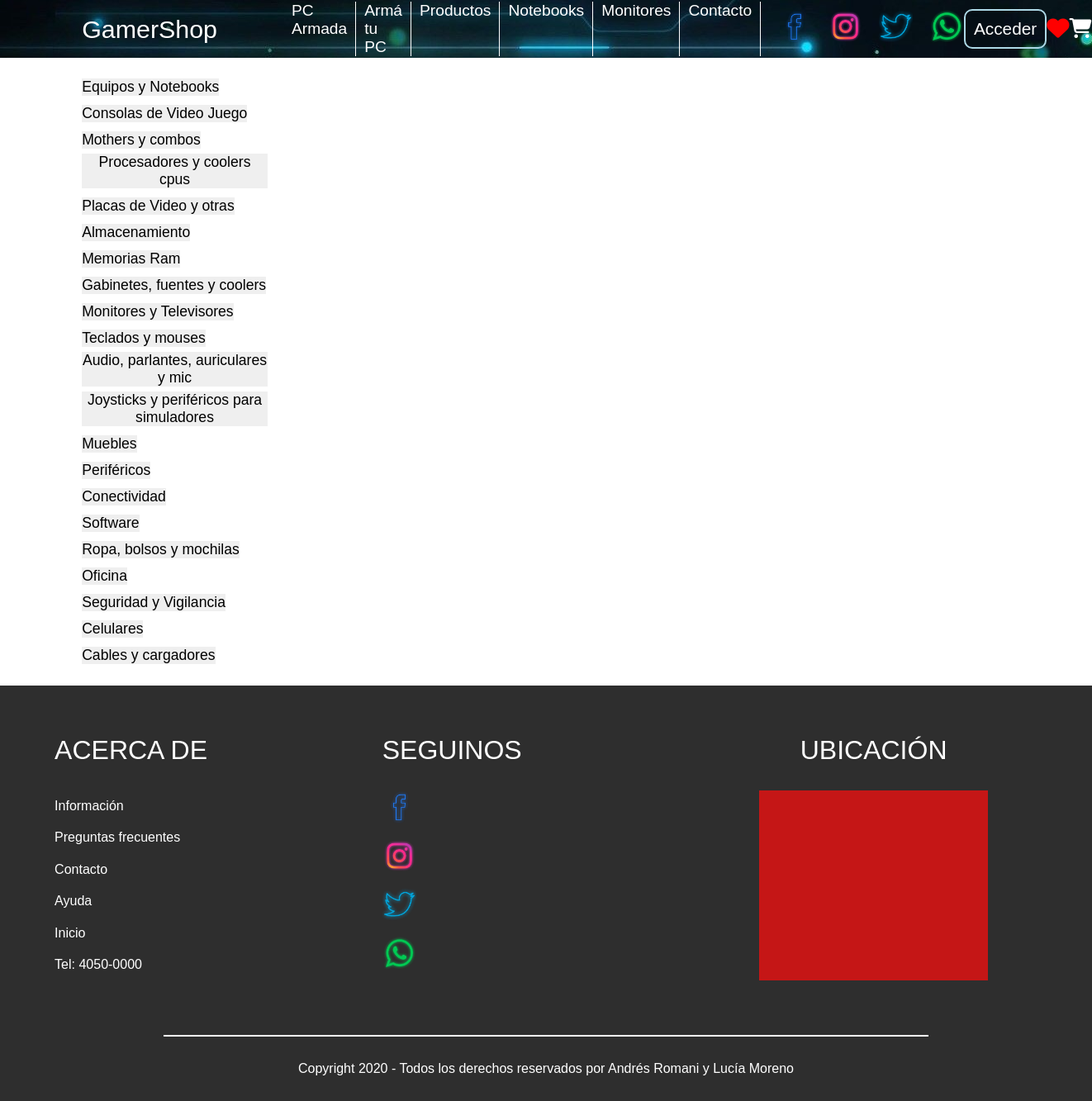
/?page=productos, run on the app's committed database.
### tables this page shows
CREATE TABLE `categorias` (
  `categoria_id` int(11) NOT NULL,
  `nombre` varchar(55) NOT NULL
);

### productos.php (the view, shortened to what this page needs)
<div class="cont-productos">
    <ul class="categorias">
    <?php
    try {
        $sql = "SELECT * FROM categorias";
        $stmt = $conexion -> prepare($sql);
        $stmt -> execute();
        while ($categoria = $stmt -> fetch()) {
        ?>
        <li>
            <button class="category"><?php echo $categoria['nombre'] ?></button>
        </li>
        <?php
        }
    }
    catch (PDOException $e) {
        echo "Error: " . $e.getMessage();
    }
    ?>
    </ul>
    <div class="productos">
    </div>
</div>

### header.php (shortened to what this page needs)
<!DOCTYPE html>
<html lang="en">
<head>
    <link rel="stylesheet" href="css/styles.css">
</head>
<body>
    <header>
        <div>
            <div class="logo">
                <a href="./?page=inicio">GamerShop</a>
            </div>
            <nav class="menu">
                <a href="#">PC Armada</a>
                <a href="#">Armá tu PC</a>
                <a href="./?page=productos">Productos</a>
                <a href="#">Notebooks</a>
                <a href="#">Monitores</a>
                <a href="./?page=formulario">Contacto</a>
            </nav>
            <div class="redes">
                <a href="#"><img src="img/facebook.png" height="40px" alt=""></a>
                <a href="#"><img src="img/instagram.png" height="40px" alt=""></a>
                <a href="#"><img src="img/twitter.png" height="40px" alt=""></a>
                <a href="#"><img src="img/wpp.png" height="40px" alt=""></a>
            </div>
            <div class="botones">
                <a href="#" class="btn-acceder">Acceder</a>
                <a href="#" style="font-size: 1.7em; color: red;
                "><i class="fas fa-heart"></i></a>
                <a href="#" style="font-size: 1.5em;"><i class="fas fa-shopping-cart"></i></a>
            </div>
        </div>
    </header>

### index.php
<?php
include "functions.php";
include "header.php";
?>
<div class="page">
<?php
if (isset($_GET['page'])) {
    $vista = $_GET['page'] . ".php";
}
else {
    $vista = "inicio.php";
}
include cargarPagina($vista);
?>
</div>
<?php
include "footer.php";
?>

### footer.php (shortened to what this page needs)
<footer>
        <div class="contenedor">
            <div class="acerca-de">
                <h4>acerca de</h4>
                <ul>
                    <li><a href="#">Información</a></li>
                    <li><a href="#">Preguntas frecuentes</a></li>
                    <li><a href="#">Contacto</a></li>
                    <li><a href="#">Ayuda</a></li>
                    <li><a href="#">Inicio</a></li>
                    <li><a href="#">Tel: 4050-0000</a></li>
                </ul>
            </div>
            <div class="seguinos">
                <h4>seguinos</h4>
                <ul>
                    <li><a href="#"><img src="facebook.png" height="40px" alt=""></a></li>
                    <li><a href="#"><img src="instagram.png" height="40px" alt=""></a></li>
                    <li><a href="#"><img src="twitter.png" height="40px" alt=""></a></li>
                    <li><a href="#"><img src="wpp.png" height="40px" alt=""></a></li>
                </ul>
            </div>
            <div class="ubicacion">
                <h4>ubicación</h4>
                <div class="mapa">
                </div>
            </div>
        </div>
        <div class="footer-texto">
            <p>Copyright 2020 - Todos los derechos reservados por Andrés Romani y Lucía Moreno</p>
        </div>
    </footer>
</body>
</html>

### css/styles.css (style rules this page uses)
* { margin: 0; padding: 0; box-sizing: border-box; }
body { font-family: Arial, Helvetica, sans-serif; }
header { background: url("../img/menu-bg.jpg"); }
header a { color: white; text-decoration: none; }
header > div { width: 85%; margin: 0 auto; height: 70px; display: flex; justify-content: space-between; align-items: center; }
header > div .logo { font-size: 1.9em; margin-right: 80px; }
header > div > nav { flex: 4; display: flex; }
header > div > nav a { padding: 0 10px; border-right: 1px solid white; font-size: 1.2em; }
header > div .redes { flex: 2; display: flex; justify-content: flex; align-items: center; }
header > div .redes a { font-size: 50px; margin-left: 20px; }
header > div .botones { width: 200px; display: flex; justify-content: space-between; align-items: center; }
header > div .btn-acceder { font-size: 1.3em; padding: 10px; border: 2px solid lightblue; border-radius: 10px; }
.page { min-height: calc(100vh - 567px); }
.cont-productos { width: 85%; margin: 20px auto; display: flex; }
.categorias { list-style: none; flex: 1; }
.categorias li { line-height: 2em; }
.categorias button { border: none; cursor: pointer; font-size: 1.1em; }
.productos { flex: 4; display: grid; grid-template-columns: repeat(3, 1fr); gap: 1em; }
footer { background-color: #2e2e2e; }
.contenedor { width: 90%; margin: 0 auto; padding: 60px 0; display: grid; grid-template-columns: repeat(3, 1fr); }
.acerca-de h4 { font-size: 2em; text-transform: uppercase; font-weight: normal; color: #fff; margin-bottom: 30px; }
.acerca-de ul { list-style: none; line-height: 2.4em; }
.acerca-de ul a { text-decoration: none; color: #fff; }
.seguinos h4 { font-size: 2em; text-transform: uppercase; font-weight: normal; color: #fff; margin-bottom: 30px; }
.seguinos ul { list-style: none; line-height: 3em; }
.ubicacion h4 { font-size: 2em; text-transform: uppercase; font-weight: normal; color: #fff; margin-bottom: 30px; text-align: center; }
.mapa { height: 230px; width: 70%; margin: 0 auto; background-color: #c51616; }
.footer-texto { width: 70%; margin: 0 auto; text-align: center; border-top: 2px solid #fff; color: #fff; padding: 30px 0; }

### data on the page
categorias: nombre "Equipos y Notebooks"
categorias: nombre "Consolas de Video Juego"
categorias: nombre "Mothers y combos"
categorias: nombre "Procesadores y coolers cpus"
categorias: nombre "Placas de Video y otras"
categorias: nombre "Almacenamiento"
categorias: nombre "Memorias Ram"
categorias: nombre "Gabinetes, fuentes y coolers"
categorias: nombre "Monitores y Televisores"
categorias: nombre "Teclados y mouses"
categorias: nombre "Audio, parlantes, auriculares y mic"
categorias: nombre "Joysticks y periféricos para simuladores"
categorias: nombre "Muebles"
categorias: nombre "Periféricos"
categorias: nombre "Conectividad"
categorias: nombre "Software"
categorias: nombre "Ropa, bolsos y mochilas"
categorias: nombre "Oficina"
categorias: nombre "Seguridad y Vigilancia"
categorias: nombre "Celulares"
categorias: nombre "Cables y cargadores"
